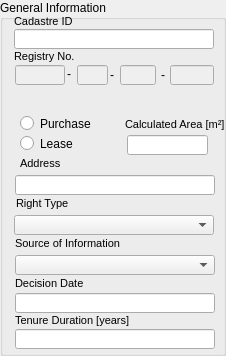
    <widget class="QGroupBox" name="leaseDetailsGBox_4">
     <property name="geometry">
      <rect>
       <x>0</x>
       <y>3</y>
       <width>226</width>
       <height>356</height>
      </rect>
     </property>
     <property name="title">
      <string>General Information</string>
     </property>
     <widget class="QLabel" name="numberLabel_4">
      <property name="geometry">
       <rect>
        <x>14</x>
        <y>8</y>
        <width>200</width>
        <height>20</height>
       </rect>
      </property>
      <property name="minimumSize">
       <size>
        <width>0</width>
        <height>20</height>
       </size>
      </property>
      <property name="maximumSize">
       <size>
        <width>16777215</width>
        <height>20</height>
       </size>
      </property>
      <property name="font">
       <font>
        <pointsize>8</pointsize>
       </font>
      </property>
      <property name="text">
       <string>Cadastre ID</string>
      </property>
      <property name="alignment">
       <set>Qt::AlignBottom|Qt::AlignLeading|Qt::AlignLeft</set>
      </property>
     </widget>
     <widget class="QLabel" name="purposeLabel_4">
      <property name="geometry">
       <rect>
        <x>15</x>
        <y>230</y>
        <width>200</width>
        <height>20</height>
       </rect>
      </property>
      <property name="minimumSize">
       <size>
        <width>0</width>
        <height>20</height>
       </size>
      </property>
      <property name="maximumSize">
       <size>
        <width>16777215</width>
        <height>20</height>
       </size>
      </property>
      <property name="font">
       <font>
        <pointsize>8</pointsize>
       </font>
      </property>
      <property name="text">
       <string>Source of Information</string>
      </property>
      <property name="alignment">
       <set>Qt::AlignBottom|Qt::AlignLeading|Qt::AlignLeft</set>
      </property>
     </widget>
     <widget class="QLabel" name="applicationDateLabel_4">
      <property name="geometry">
       <rect>
        <x>14</x>
        <y>43</y>
        <width>200</width>
        <height>20</height>
       </rect>
      </property>
      <property name="minimumSize">
       <size>
        <width>0</width>
        <height>20</height>
       </size>
      </property>
      <property name="maximumSize">
       <size>
        <width>16777215</width>
        <height>20</height>
       </size>
      </property>
      <property name="font">
       <font>
        <pointsize>8</pointsize>
       </font>
      </property>
      <property name="text">
       <string>Registry No.</string>
      </property>
      <property name="alignment">
       <set>Qt::AlignBottom|Qt::AlignLeading|Qt::AlignLeft</set>
      </property>
     </widget>
     <widget class="QComboBox" name="i_source_cbox">
      <property name="geometry">
       <rect>
        <x>15</x>
        <y>255</y>
        <width>200</width>
        <height>20</height>
       </rect>
      </property>
      <property name="minimumSize">
       <size>
        <width>0</width>
        <height>20</height>
       </size>
      </property>
      <property name="maximumSize">
       <size>
        <width>16777215</width>
        <height>20</height>
       </size>
      </property>
     </widget>
     <widget class="QLabel" name="applicationDateLabel_9">
      <property name="geometry">
       <rect>
        <x>16</x>
        <y>190</y>
        <width>200</width>
        <height>20</height>
       </rect>
      </property>
      <property name="minimumSize">
       <size>
        <width>0</width>
        <height>20</height>
       </size>
      </property>
      <property name="maximumSize">
       <size>
        <width>16777215</width>
        <height>20</height>
       </size>
      </property>
      <property name="font">
       <font>
        <pointsize>8</pointsize>
       </font>
      </property>
      <property name="text">
       <string>Right Type</string>
      </property>
      <property name="alignment">
       <set>Qt::AlignBottom|Qt::AlignLeading|Qt::AlignLeft</set>
      </property>
     </widget>
     <widget class="QLabel" name="beginDateLabel_4">
      <property name="geometry">
       <rect>
        <x>15</x>
        <y>270</y>
        <width>200</width>
        <height>20</height>
       </rect>
      </property>
      <property name="minimumSize">
       <size>
        <width>0</width>
        <height>20</height>
       </size>
      </property>
      <property name="maximumSize">
       <size>
        <width>16777215</width>
        <height>20</height>
       </size>
      </property>
      <property name="font">
       <font>
        <pointsize>8</pointsize>
       </font>
      </property>
      <property name="text">
       <string>Decision Date</string>
      </property>
      <property name="alignment">
       <set>Qt::AlignBottom|Qt::AlignLeading|Qt::AlignLeft</set>
      </property>
     </widget>
     <widget class="QLineEdit" name="i_duration_edit">
      <property name="geometry">
       <rect>
        <x>15</x>
        <y>329</y>
        <width>200</width>
        <height>20</height>
       </rect>
      </property>
      <property name="minimumSize">
       <size>
        <width>0</width>
        <height>20</height>
       </size>
      </property>
      <property name="maximumSize">
       <size>
        <width>16777215</width>
        <height>20</height>
       </size>
      </property>
      <property name="font">
       <font>
        <pointsize>8</pointsize>
       </font>
      </property>
      <property name="readOnly">
       <bool>true</bool>
      </property>
     </widget>
     <widget class="QLabel" name="applicationDateLabel_33">
      <property name="geometry">
       <rect>
        <x>15</x>
        <y>307</y>
        <width>200</width>
        <height>20</height>
       </rect>
      </property>
      <property name="minimumSize">
       <size>
        <width>0</width>
        <height>20</height>
       </size>
      </property>
      <property name="maximumSize">
       <size>
        <width>16777215</width>
        <height>20</height>
       </size>
      </property>
      <property name="font">
       <font>
        <pointsize>8</pointsize>
       </font>
      </property>
      <property name="text">
       <string>Tenure Duration [years]</string>
      </property>
      <property name="alignment">
       <set>Qt::AlignBottom|Qt::AlignLeading|Qt::AlignLeft</set>
      </property>
     </widget>
     <widget class="QLineEdit" name="i_cadastreid_edit">
      <property name="geometry">
       <rect>
        <x>14</x>
        <y>29</y>
        <width>200</width>
        <height>20</height>
       </rect>
      </property>
      <property name="minimumSize">
       <size>
        <width>0</width>
        <height>20</height>
       </size>
      </property>
      <property name="maximumSize">
       <size>
        <width>16777215</width>
        <height>20</height>
       </size>
      </property>
      <property name="font">
       <font>
        <pointsize>8</pointsize>
       </font>
      </property>
      <property name="readOnly">
       <bool>true</bool>
      </property>
     </widget>
     <widget class="QComboBox" name="i_right_type_cbox">
      <property name="geometry">
       <rect>
        <x>14</x>
        <y>215</y>
        <width>200</width>
        <height>20</height>
       </rect>
      </property>
      <property name="minimumSize">
       <size>
        <width>0</width>
        <height>20</height>
       </size>
      </property>
      <property name="maximumSize">
       <size>
        <width>16777215</width>
        <height>20</height>
       </size>
      </property>
     </widget>
     <widget class="QLineEdit" name="i_calculated_area_edit">
      <property name="geometry">
       <rect>
        <x>127</x>
        <y>135</y>
        <width>81</width>
        <height>20</height>
       </rect>
      </property>
      <property name="minimumSize">
       <size>
        <width>0</width>
        <height>20</height>
       </size>
      </property>
      <property name="maximumSize">
       <size>
        <width>16777215</width>
        <height>20</height>
       </size>
      </property>
      <property name="font">
       <font>
        <pointsize>8</pointsize>
       </font>
      </property>
      <property name="readOnly">
       <bool>true</bool>
      </property>
     </widget>
     <widget class="QLabel" name="applicationDateLabel_34">
      <property name="geometry">
       <rect>
        <x>125</x>
        <y>111</y>
        <width>101</width>
        <height>20</height>
       </rect>
      </property>
      <property name="minimumSize">
       <size>
        <width>0</width>
        <height>20</height>
       </size>
      </property>
      <property name="maximumSize">
       <size>
        <width>16777215</width>
        <height>20</height>
       </size>
      </property>
      <property name="font">
       <font>
        <pointsize>8</pointsize>
       </font>
      </property>
      <property name="text">
       <string>Calculated Area [m²]</string>
      </property>
      <property name="alignment">
       <set>Qt::AlignBottom|Qt::AlignLeading|Qt::AlignLeft</set>
      </property>
     </widget>
     <widget class="QLabel" name="applicationDateLabel_35">
      <property name="geometry">
       <rect>
        <x>20</x>
        <y>150</y>
        <width>200</width>
        <height>20</height>
       </rect>
      </property>
      <property name="minimumSize">
       <size>
        <width>0</width>
        <height>20</height>
       </size>
      </property>
      <property name="maximumSize">
       <size>
        <width>16777215</width>
        <height>20</height>
       </size>
      </property>
      <property name="font">
       <font>
        <pointsize>8</pointsize>
       </font>
      </property>
      <property name="text">
       <string>Address</string>
      </property>
      <property name="alignment">
       <set>Qt::AlignBottom|Qt::AlignLeading|Qt::AlignLeft</set>
      </property>
     </widget>
     <widget class="QLineEdit" name="i_registry_no_edit_2">
      <property name="geometry">
       <rect>
        <x>15</x>
        <y>175</y>
        <width>200</width>
        <height>20</height>
       </rect>
      </property>
      <property name="minimumSize">
       <size>
        <width>0</width>
        <height>20</height>
       </size>
      </property>
      <property name="maximumSize">
       <size>
        <width>16777215</width>
        <height>20</height>
       </size>
      </property>
      <property name="font">
       <font>
        <pointsize>8</pointsize>
       </font>
      </property>
      <property name="readOnly">
       <bool>true</bool>
      </property>
     </widget>
     <widget class="QLineEdit" name="i_decision_date_edit">
      <property name="geometry">
       <rect>
        <x>15</x>
        <y>293</y>
        <width>200</width>
        <height>20</height>
       </rect>
      </property>
      <property name="minimumSize">
       <size>
        <width>0</width>
        <height>20</height>
       </size>
      </property>
      <property name="maximumSize">
       <size>
        <width>16777215</width>
        <height>20</height>
       </size>
      </property>
      <property name="font">
       <font>
        <pointsize>8</pointsize>
       </font>
      </property>
      <property name="readOnly">
       <bool>true</bool>
      </property>
     </widget>
     <widget class="QLineEdit" name="industrial_num_first_edit">
      <property name="enabled">
       <bool>false</bool>
      </property>
      <property name="geometry">
       <rect>
        <x>15</x>
        <y>65</y>
        <width>50</width>
        <height>20</height>
       </rect>
      </property>
     </widget>
     <widget class="QLabel" name="label_49">
      <property name="geometry">
       <rect>
        <x>67</x>
        <y>66</y>
        <width>16</width>
        <height>16</height>
       </rect>
      </property>
      <property name="text">
       <string>-</string>
      </property>
     </widget>
     <widget class="QLabel" name="label_50">
      <property name="geometry">
       <rect>
        <x>161</x>
        <y>67</y>
        <width>16</width>
        <height>16</height>
       </rect>
      </property>
      <property name="text">
       <string>-</string>
      </property>
     </widget>
     <widget class="QLabel" name="label_51">
      <property name="geometry">
       <rect>
        <x>110</x>
        <y>67</y>
        <width>16</width>
        <height>16</height>
       </rect>
      </property>
      <property name="text">
       <string>-</string>
      </property>
     </widget>
     <widget class="QLineEdit" name="industrial_num_last_edit">
      <property name="enabled">
       <bool>false</bool>
      </property>
      <property name="geometry">
       <rect>
        <x>170</x>
        <y>65</y>
        <width>44</width>
        <height>20</height>
       </rect>
      </property>
     </widget>
     <widget class="QLineEdit" name="industrial_num_middle_edit">
      <property name="enabled">
       <bool>false</bool>
      </property>
      <property name="geometry">
       <rect>
        <x>120</x>
        <y>65</y>
        <width>36</width>
        <height>20</height>
       </rect>
      </property>
     </widget>
     <widget class="QLineEdit" name="industrial_num_type_edit">
      <property name="enabled">
       <bool>false</bool>
      </property>
      <property name="geometry">
       <rect>
        <x>77</x>
        <y>65</y>
        <width>31</width>
        <height>20</height>
       </rect>
      </property>
     </widget>
     <widget class="QRadioButton" name="home_lease_rbutton_3">
      <property name="geometry">
       <rect>
        <x>20</x>
        <y>135</y>
        <width>96</width>
        <height>17</height>
       </rect>
      </property>
      <property name="text">
       <string>Lease</string>
      </property>
     </widget>
     <widget class="QRadioButton" name="home_purchase_rbutton_3">
      <property name="geometry">
       <rect>
        <x>20</x>
        <y>115</y>
        <width>101</width>
        <height>17</height>
       </rect>
      </property>
      <property name="text">
       <string>Purchase</string>
      </property>
     </widget>
    </widget>
